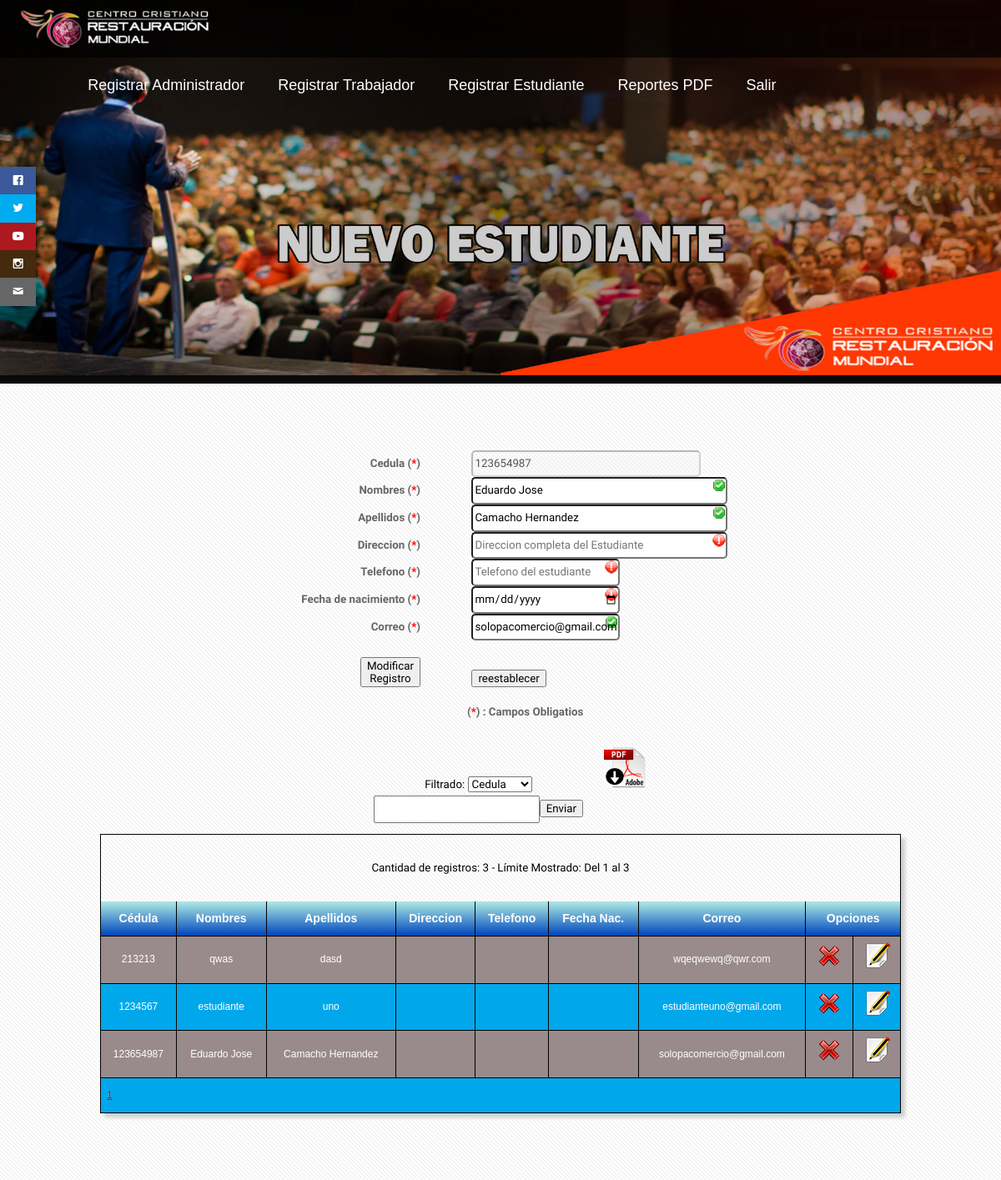
Screenshot of /new_estudiante.php?m=1&editar=123654987 (signed in) with the database file from the repository.
### tables this page shows
CREATE TABLE `estudiantes` (
  `ci_est` int(11) NOT NULL,
  `nom_est` varchar(100) NOT NULL,
  `ape_est` varchar(100) NOT NULL,
  `niv_cap_dest` int(1) NOT NULL,
  `mod_cd_1` int(1) NOT NULL,
  `mod_cd_2` int(1) NOT NULL,
  `corr_est` varchar(100) NOT NULL
);

### formulario.php (called while the page is built, shortened)
<?php
include("conex.php");
if(isset($_REQUEST['editar'])){
$sql= "SELECT * FROM estudiantes WHERE
ci_est=".$_REQUEST['editar'];
$consultaDatos= mysqli_query($enlace, $sql);
$datosEditar=mysqli_fetch_assoc($consultaDatos);
}
$where="";
?>

### new_estudiante.php (the view, shortened to what this page needs)
<?php
include ("formulario.php");
?>
<!doctype html>
<html>
<head>
    <link rel="stylesheet" href="css/fonts.css" />
	</head>
<body>
<div class="social">
    <ul>
      <li><a href="https://www.facebook.com/restauramundial" target="_blank" class="icon-facebook"></a></li>
      <li><a href="http://www.twitter.com/" target="_blank" class="icon-twitter"></a></li>
      <li><a href="http://www.youtube.com/" target="_blank" class="icon-youtube"></a></li>
      <li><a href="http://www.instagram.com/" target="_blank" class="icon-instagram"></a></li>
      <li><a href="mailto:restauracionmundial@gmail.com" class="icon-mail"></a></li>
    </ul>
  </div>
    <header2>
    <div class="logo">
          <img src="images/logo.png" width="230" height="50">
        </div>
  <nav>
    <ul>
      <li><a href="new_admin.php">Registrar Administrador</a></li>
      <li><a href="new_trabajador.php">Registrar Trabajador</a></li>
      <li><a href="new_estudiante.php">Registrar Estudiante</a></li>
      <li><a href="reporte/pdf.php">Reportes PDF</a></li>
      <li><a href="cierre.php">Salir</a></li>
    </ul>
  </nav>
    </header2>
    <div><img src="images/header/new_est.jpg" width="100%" height="450"></div>
<div id="main">
			<div class="container">
				<div class="row">
						<div id="content" class="12u skel-cell-important">
                            <div class="Formularios" >
<form action="?m=1" method="post" name="form1" id="form1">
 <table width="80%" border="1" align="center" cellpadding="5" cellspacing="5">
  <tr>
    <td width="50%" align="right"><b>Cedula (<a style="color:red">*</a>)</b></td>
    <td width="8%">&nbsp;</td>
    <td width="60%"><input style="width:85%; border-radius:5px" required pattern="[0-9]+" type="text"
name="ci" id="ci" placeholder="Cedula del Estudiante" <?php if(isset($edita)){
echo 'value="'.$datosEditar['ci_est'].'"'; echo " disabled ";} ?>>
<?php if(isset($edita)) echo '<input name="cedM" type="hidden"
value="'.$datosEditar['ci_est'].'" />'; ?></td>
  </tr>
  <tr>
    <td align="right"><b>Nombres (<a style="color:red">*</a>)</b></td>
    <td>&nbsp;</td>
    <td><input style="width:95%; border-radius:5px" type="text" required pattern="[a-z A-Z]+"
name="nom" id="nom" placeholder="Nombre completo del Estudiante" <?php
if(isset($edita)) echo 'value="'.$datosEditar['nom_est'].'"'; ?>></td>
  </tr>
  <tr>
    <td align="right"><b>Apellidos (<a style="color:red">*</a>)</b></td>
    <td>&nbsp;</td>
    <td><input style="width:95%; border-radius:5px" required pattern="[a-z A-Z]+" type="text"
name="ape" id="ape" placeholder="Apellido completo del Estudiante" <?php
if(isset($edita)) echo 'value="'.$datosEditar['ape_est'].'"'; ?>></td>
  </tr>
  <tr>
    <td align="right"><b>Direccion (<a style="color:red">*</a>)</b></td>
    <td>&nbsp;</td>
    <td><input style="width:95%; border-radius:5px" type="text" required name="dir" id="dir" placeholder="Direccion completa del Estudiante" <?php
if(isset($edita)) echo 'value="'.$datosEditar['dir_est'].'"'; ?>></td>
  </tr>
  <tr>
    <td align="right"><b>Telefono (<a style="color:red">*</a>)</b></td>
    <td>&nbsp;</td>
    <td><input style="width:55%; border-radius:5px" required pattern="[0-9]+" type="text" name="tel"
id="tel" placeholder="Telefono del estudiante" <?php if(isset($edita)) echo
'value="'.$datosEditar['tel_est'].'"'; ?>></td>
  </tr>
    <tr>
    <td align="right"><b>Fecha de nacimiento (<a style="color:red">*</a>)</b></td>
    <td>&nbsp;</td>
    <td><input style="width:55%; border-radius:5px" required type="date" name="fec_nac"
id="fec_nac" <?php if(isset($edita)) echo
'value="'.$datosEditar['fec_nac_est'].'"'; ?>></td>
  </tr>
    <tr>
    <td align="right"><b>Correo (<a style="color:red">*</a>)</b></td>
    <td>&nbsp;</td>
    <td><input style="width:55%; border-radius:5px;" required type="email" name="email"
id="email" placeholder="Correo del estudiante" <?php if(isset($edita)) echo
'value="'.$datosEditar['corr_est'].'"'; ?>></td>
  </tr>
  <tr>
    <td align="right"><?php if(isset($edita)) $nom_boton="Modificar
Registro"; else $nom_boton="Enviar Registro"; ?><input style="margin-top:20px;" name="button" type="submit" value="<?php echo $nom_boton ?>"></td>
    <td>&nbsp;</td>
    <td><input name="res" type="reset" value="reestablecer"></td>
  </tr>
</table>
<a style="margin-left:440px;"><b> (<a style="color:red">*</a>) : Campos Obligatios</b></a>
</form>
</div>
<div class="Consultas" align="center">
<table width="37%" border="1" cellspacing="5" cellpadding="5" align="center">
  <tr>
    <td>&nbsp;</td>
    <td>&nbsp;</td>
    <td>&nbsp;</td>
  </tr>
  <tr>
    <td align="center"><form action="?m=1" method="post" name="form2">
Filtrado:
<select name="campos">
<option value="ci_est" selected="selected">Cedula</option>
</select><input name="valor" type="text"><input name="Consultar" type="submit" value="Enviar"><td align="center"><a href="reporte/pdf_estudiantes.php"><img src="images/PDF_Descargar.png" width="50" height="50" alt="" /></a></td>
</form></td>
    <td>&nbsp;</td>
  </tr>
</table>
  </div>
         <div class="Tablas" >
<div class="CSSTableGenerator" >
<table>
<?php
if (!isset($_REQUEST['pg'])) $n_pag = 1; else $n_pag=$_REQUEST['pg'];
$cantidad=20;
$inicial = ($n_pag-1) * $cantidad;
$sql = "SELECT * FROM estudiantes ".$where;
$consulta = mysqli_query($enlace, $sql) or die ("Error");
$cant_registros =mysqli_num_rows($consulta);
$paginado = intval($cant_registros / $cantidad);
$sql = "SELECT * FROM estudiantes ".$where." LIMIT $inicial,$cantidad ";
$consulta = mysqli_query($enlace, $sql) or die ("Error");
$cant_registros2 =mysqli_num_rows($consulta);
echo "</br><center>Cantidad de registros: ".$cant_registros." - Límite Mostrado: Del ".($inicial+1)." al ".($inicial + $cant_registros2)."</center><br>";
$sql="Select * from estudiantes ".$where;
$cons=mysqli_query($enlace, $sql);
echo '<table>
<tr>
<td>Cédula</td><td>Nombres</td><td>Apellidos</td><td>Direccion</td><td>Telefono</td><td>Fecha Nac.</td><td>Correo</td><td colspan="2">Opciones</td>
</tr>';
while($datos=mysqli_fetch_assoc($cons)){
$primario= $datos['ci_est'];
echo "<tr>";
echo "<td><center>".$datos['ci_est']."</center></td>";
echo "<td><center>".$datos['nom_est']."</center></td>";
echo "<td><center>".$datos['ape_est']."</center></td>";
echo "<td><center>".$datos['dir_est']."</center></td>";
echo "<td><center>".$datos['tel_est']."</center></td>";
echo "<td><center>".$datos['fec_nac_est']."</center></td>";
echo "<td><center>".$datos['corr_est']."</center></td>";
echo "<td><center><a class='tooltip' alt='Eliminar Registro' href='?m=1&eliminar=$primario'><img src='images/eliminar.png'></a></center></td>";
echo "<td><center><a class='tooltip' alt='Editar Registro ' href='?m=1&editar=$primario'><img src='images/editar.png'></a></center></td>";
echo "</tr>";
}
echo "<tr align='center'><td colspan=9>";
for ($a=0;$a<($paginado+1);$a++){
echo '<a href="?pg='.($a+1).'">'.($a+1).'<a/>&nbsp;';
}
echo "</td></tr>";
?>
                 </table>
            </div>
</div>
						</div>
				</div>
			</div>
		</div>
</body>
</html>

### css/style.css (style rules this page uses)
body { background: #090909; }
body,input,textarea,select { font-family: 'Oxygen', sans-serif; font-size: 13pt; line-height: 2em; }
strong, b { font-weight: bold; color: #666666; }
a { color: #FF0000; }
p, ul, ol, dl, table { margin-bottom: 1em; }
.social { position: fixed; left: 0; top: 200px; z-index: 2000; }
.social ul { list-style: none; }
.social ul li a { display: inline-block; color:#fff; background: #000; padding: 10px 15px; text-decoration: none; -webkit-transition:all 500ms ease; -o-transition:all 500ms ease; transition:all 500ms ease; }
.social ul li .icon-facebook { background:#3b5998; }
.social ul li .icon-twitter { background: #00abf0; }
.social ul li .icon-youtube { background: #ae181f; }
.social ul li .icon-instagram { background: #442A0E; }
.social ul li .icon-mail { background: #666666; }
.CSSTableGenerator { margin:0px; padding:0px; width:100%; box-shadow: 5px 5px 5px 0px #CCCCCC; border:1px solid #000000; -moz-border-radius-bottomleft:0px; -webkit-border-bottom-left-radius:0px; border-bottom-left-radius:0px; -moz-border-radius-bottomright:0px; -webkit-border-bottom-right-radius:0px; border-bottom-right-radius:0px; -moz-border-radius-topright:0px; -webkit-border-top-right-radius:0px; border-top-right-radius:0px; -moz-border-radius-topleft:0px; -webkit-border-top-left-radius:0px; border-top-left-radius:0px; }
.CSSTableGenerator table { width:100%; height:100%; margin:0px;padding:0px; }
.CSSTableGenerator tr:last-child td:last-child { -moz-border-radius-bottomright:0px; -webkit-border-bottom-right-radius:0px; border-bottom-right-radius:0px; }
.CSSTableGenerator table tr:first-child td:first-child { -moz-border-radius-topleft:0px; -webkit-border-top-left-radius:0px; border-top-left-radius:0px; }
.CSSTableGenerator table tr:first-child td:last-child { -moz-border-radius-topright:0px; -webkit-border-top-right-radius:0px; border-top-right-radius:0px; }
.CSSTableGenerator tr:last-child td:first-child { -moz-border-radius-bottomleft:0px; -webkit-border-bottom-left-radius:0px; border-bottom-left-radius:0px; }
.CSSTableGenerator tr:nth-child(odd) { background-color:#00A8EB; }
.CSSTableGenerator tr:nth-child(even) { background-color:#998B8B; }
.CSSTableGenerator td { vertical-align:middle; border:1px solid #000000; border-width:0px 1px 1px 0px; text-align:left; padding:7px; font-size:12px; font-family:Arial; font-weight:normal; color: #FFFFFF; }
.CSSTableGenerator tr:last-child td { border-width:0px 1px 0px 0px; }
.CSSTableGenerator tr td:last-child { border-width:0px 0px 1px 0px; }
.CSSTableGenerator tr:last-child td:last-child { border-width:0px 0px 0px 0px; }
.CSSTableGenerator tr:first-child td { background:-o-linear-gradient(bottom, #A6E3E2 5%, #0045BD 100%); background:-webkit-gradient( linear, left top, left bottom, color-stop(0.05, #A6E3E2), color-stop(1, #0045BD) ); background:-moz-linear-gradient( center top, #A6E3E2 5%, #0045BD 100% ); filter:progid:DXImageTransform.Microsoft.gradient(startColorstr="#A6E3E2", endColorstr="#0045BD"); background: -o-linear-gradient(top,#A6E3E2,#0045BD); background-color:#A6E3E2; border:0px solid #000000; text-align:center; border-width:0px 0px 1px 1px; font-size:14px; font-family:Arial; font-weight:bold; color: #FFFFFF; }
.CSSTableGenerator tr:first-child td:first-child { border-width:0px 0px 1px 0px; }
.CSSTableGenerator tr:first-child td:last-child { border-width:0px 0px 1px 1px; }
input:required:invalid, input:focus:invalid { background-image: url(images/invalido.png); background-position: right top; background-repeat: no-repeat; }
input:required:valid { background-image: url(images/valido.png); background-position: right top; background-repeat: no-repeat; }
header2 { background: rgba(0,0,0,0.7); width: 100%; position: fixed; z-index: 100; height:69px; }
nav { margin-left:7.1%; float: left; }
nav ul { list-style: none; overflow: hidden; }
nav ul li { float: left; font-family:"Trebuchet MS", Arial, Helvetica, sans-serif; font-size: 18px; }
nav ul li a { display: block; padding: 20px; color: #fff; text-decoration: none; }
.logo { margin-top:0.75%; margin-left:2%; float:left; }
#main { position: relative; background: #fff url(images/overlay.png) repeat; }

### css/style-desktop.css (style rules this page uses)
body,input,textarea,select { font-size: 11pt; }
#main { padding: 6em 0em; }

### css/style-1000px.css (style rules this page uses)
body,input,textarea,select { font-size: 10pt; }

### rows the page displays
estudiantes: ci "123654987", nom "Eduardo Jose", ape "Camacho Hernandez", email "solopacomercio@gmail.com", ci_est "123654987", nom_est "Eduardo Jose", ape_est "Camacho Hernandez", corr_est "solopacomercio@gmail.com"
estudiantes: ci_est "213213", nom_est "qwas", ape_est "dasd", corr_est "wqeqwewq@qwr.com"
estudiantes: ci_est "1234567", nom_est "estudiante", ape_est "uno", corr_est "estudianteuno@gmail.com"

### other values shown
$cant_registros "3"
$inicial+1 "1"
$inicial + $cant_registros2 "3"
